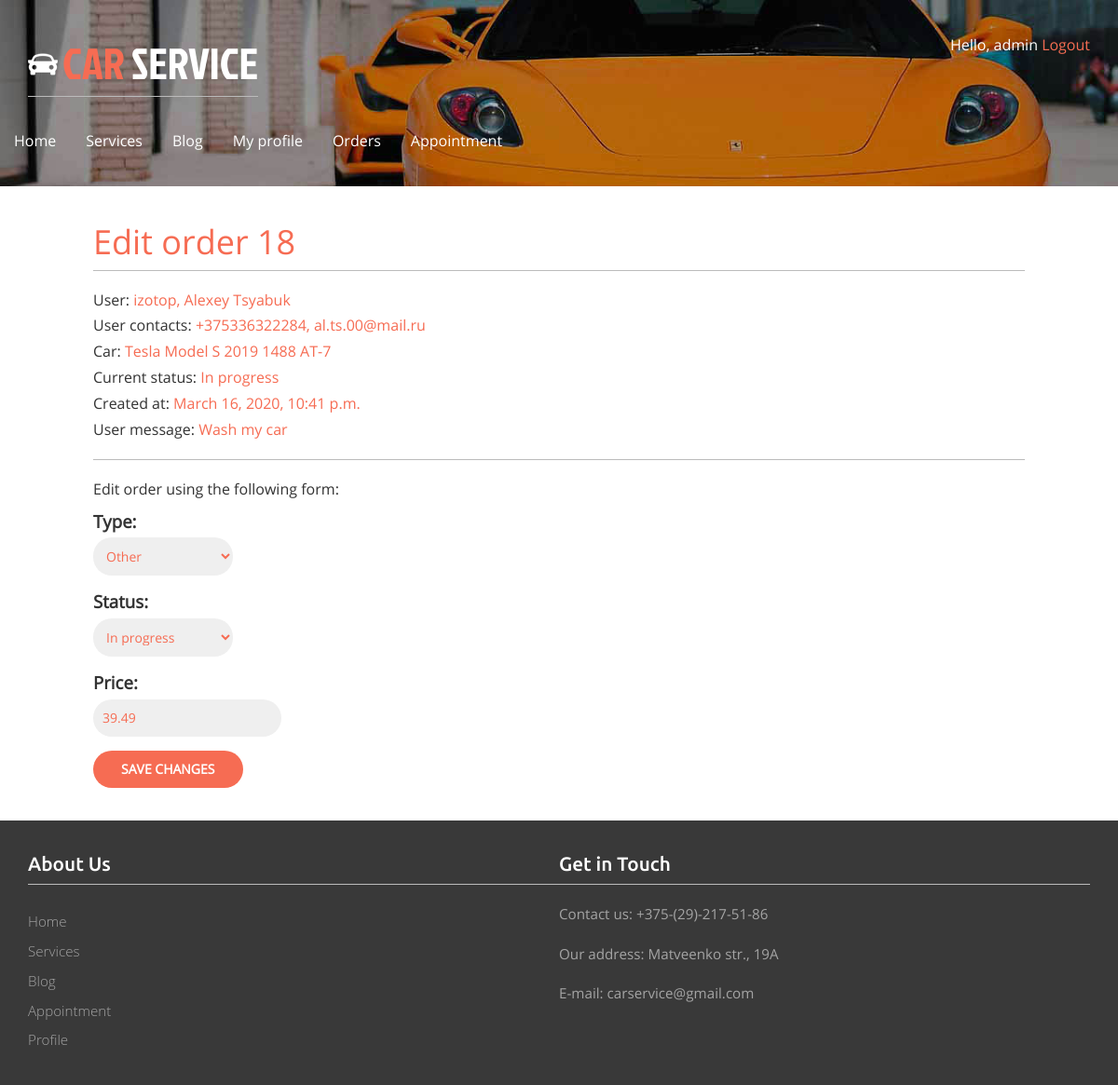
Page /orders/edit/18 (signed in) on the committed database.
### orders/models.py (models this page shows)
class Order(models.Model):
    WORK_TYPE_CHOICES = [
        ('Live support','Live support'),
        ('Repair service', 'Repair service'),
        ('Complete care', 'Complete care'),
        ('Spare parts', 'Spare parts'),
        ('Sales service', 'Sales service'),
        ('Tyre service', 'Tyre service'),
        ('Other', 'Other')
    ]
    STATUS_CHOICES = (
        ('Waiting', 'Waiting'),
        ('In progress', 'In progress'),
        ('Completed', 'Completed'),
        ('Cancelled', 'Canceled'),
    )
    user = models.ForeignKey(User, on_delete=models.CASCADE, related_name='orders')
    profile = models.ForeignKey(Profile, on_delete=models.CASCADE, related_name='user_orders')
    date = models.ForeignKey(OrderDate, on_delete=models.CASCADE, default=1, related_name='order_dates')
    car = models.ForeignKey(Car, on_delete=models.CASCADE, related_name='cars')
    type = models.CharField(choices=WORK_TYPE_CHOICES, max_length=50, default='Other')
    created_at = models.DateTimeField(auto_now_add=True)
    closed_at = models.DateTimeField(null=True)
    status = models.CharField(choices=STATUS_CHOICES, max_length=50, default='Waiting')
    price = models.FloatField(null=True)
    message = models.TextField(max_length=250)

### account/models.py (models this page shows, shortened)
class Profile(models.Model):
    user = models.OneToOneField(settings.AUTH_USER_MODEL, on_delete=models.CASCADE)
    date_of_birth = models.DateField(blank=True, null=True)
    photo = models.ImageField(upload_to='users/%Y/%m/%d/', blank=True)
    phone = models.CharField(blank=True, max_length=20)
    address = models.CharField(blank=True, max_length=100)

class Car(models.Model):
    user = models.ForeignKey(User, on_delete=models.CASCADE, related_name='car')
    make = models.CharField(max_length=50)
    model = models.CharField(max_length=100)
    year = models.IntegerField()
    vin = models.CharField(max_length=10)

### orders/views.py (the view)
# urls.py: path('edit/<int:order_id>', views.order_edit, name='order_edit')
@login_required
@staff_member_required
def order_edit(request, order_id):
    order = Order.objects.get(id=order_id)
    if request.method == 'POST':
        prev_status = order.status
        order_form = OrderAdminForm(instance=order, data=request.POST)
        if order_form.is_valid():
            if prev_status == 'Waiting' and request.POST['status'] == 'In progress':
                car_info = order.car.make + ' ' + order.car.model + ' ' + str(order.car.year) + ' ' + order.car.vin
                subject = 'Your request accepted'
                message = "Your request for {} accepted\
                          \nWe're waiting for you {} at {}\
                          \nType: {}\
                          \nYour message: {}\
                          \nExpected order cost: {}$\
                          \nAll information about your orders is avaliable in your profile: \
                          \n{}" \
                          .format(car_info, order.date.date, str(order.date.time)[:5], order.type, order.message, order.price, request.build_absolute_uri().replace('edit/'+str(order.id), ''))
                send_mail(subject, message, 'vladimir.gitsarev@gmail.com', [order.user.email])
            elif prev_status == 'In progress' and request.POST['status'] == 'Completed':
                order.closed_at = datetime.datetime.now()
                car_info = order.car.make + ' ' + order.car.model + ' ' + str(order.car.year) + ' ' + order.car.vin
                subject = 'Your order completed'
                message = "Your order for {} completed\
                          \nType: {}\
                          \nYour message: {}\
                          \nOrder cost: {}$\
                          \nAll information about your orders is avaliable in your profile: \
                          \n{}" \
                          .format(car_info, order.type, order.message, order.price, request.build_absolute_uri().replace('edit/'+str(order.id), ''))
                send_mail(subject, message, 'vladimir.gitsarev@gmail.com', [order.user.email])
            elif prev_status == 'Waiting' and request.POST['status'] == 'Cancelled':
                car_info = order.car.make + ' ' + order.car.model + ' ' + str(order.car.year) + ' ' + order.car.vin
                subject = 'Your order cancelled'
                message = "Your request for {} cancelled\
                          \nType: {}\
                          \nYour message: {}\
                          \nAll information about your orders is avaliable in your profile: \
                          \n{}" \
                          .format(car_info, order.type, order.message, request.build_absolute_uri().replace('edit/'+str(order.id), ''))
                send_mail(subject, message, 'vladimir.gitsarev@gmail.com', [order.user.email])
            order_form.save()
        return HttpResponseRedirect('/orders/')
    else:
        order_form = OrderAdminForm(instance=order)
        return render(request, 'order_edit.html', {'section':'order', 'order':order, 'order_form':order_form})

### orders/forms.py
class OrderAdminForm(forms.ModelForm):
    class Meta:
        model = Order
        fields = ('type', 'status', 'price')

### orders/templates/order_edit.html (shortened to what this page needs)
{% extends "base.html" %}
{% load static %}
{% block content %}
<h1>Edit order {{order.id}}</h1>
<div class="edit-order">
    <p>User: <span>{{order.user}}, {{order.user.first_name}} {{order.user.last_name}}</span></p>
    <p>User contacts: <span> {{order.profile.phone}}, {{order.user.email}} </span></p>
    <p>Car: <span>{{order.car.make}} {{order.car.model}} {{order.car.year}} {{order.car.vin}}</span></p>
    <p>Current status: <span>{{order.status}} </span></p>
    <p>Created at: <span>{{order.created_at}}</span></p>
    <p>User message: <span>{{order.message}}</span></p>
    <hr>
    <p>Edit order using the following form:</p>
    <form action="/orders/edit/{{order.id}}" method="post" enctype="multipart/form-data">
        {{ order_form.as_p }}
        <p><input type="submit" value="Save changes"></p>
    </form>
</div>
{% endblock %}

### account/templates/base.html (shortened to what this page needs)
{% load static %}
<!DOCTYPE html>
<html>
    <head>
        <link href="{% static "css/bootstrap.css" %}" rel='stylesheet' type='text/css' />
        <link href="{% static "css/style.css" %}" rel='stylesheet' type='text/css' />
        <link href="{% static "css/font-awesome/css/all.css" %}" rel="stylesheet" type='text/css'/>
    </head>
    <body>
        <div class="banner banner2">
            <div class="container">
                <div class="header">
                    <div class="logo">
                        <h1><a href="{% url "main" %}"><img src="{% static "images/car.png" %}" alt=""/>CAR <span>SERVICE</span></a></h1>
                    </div>
                    <div class="top_details">
                        <p>
                            {% if request.user.is_authenticated %}
                             Hello, {{ request.user.username }}<a href="{% url "logout" %}"> Logout</a>
                            {% else %}<a href="{% url "login" %}">Log-in</a>{% endif %}
                        </p>
                    </div>
                    <div class="clearfix"></div>
                </div>
                <nav class="navbar navbar-default">
                    <div class="collapse navbar-collapse nav-wil" id="bs-example-navbar-collapse-1">
                        <ul class="nav navbar-nav">
                            <li {% if section == "main" %} class="active"{% endif %}><a href="/main/">Home</a></li>
                            <li {% if section == "services" %} class="active"{% endif %}><a href="{% url "services" %}">Services</a></li>
                            <li {% if section == "blog" %} class="active"{% endif %}><a href="/blog/">Blog</a></li>
                            <li {% if section == "profile" %} class="active"{% endif %}><a href="{% url "profile" %}">My profile</a></li>
                            <li {% if section == "orders" %} class="active"{% endif %}><a href="/orders/">Orders</a></li>
                            <li {% if section == "appointment" %} class="active"{% endif %}><a href="/orders/appointment">Appointment</a></li>
                        </ul>
                    </div>
                 </nav>
            </div>
        </div>
        <div id="content">
        {% block content %}{% endblock %}
        </div>
        <div class="footer2">
            <div class="container">
            <div class="ftr2-grids">
              <div class="col-md-6 ftr2-grid1">
                 <h3>About Us</h3>
                 <ul>
                    <li><a href="about.html">Home</a></li>
                    <li><a href="services.html">Services</a></li>
                    <li><a href="blog.html">Blog</a></li>
                    <li><a href="gallery.html">Appointment</a></li>
                    <li><a href="contact.html">Profile</a></li>
                 </ul>
             </div>
             <div class="col-md-6 ftr6-grid3">
                 <h3>Get in Touch</h3>
                <p>Contact us: +375-(29)-217-51-86</p>
                <p>Our address: Matveenko str., 19A</p>
                <p>E-mail: carservice@gmail.com</p>
             </div>
             <div class="clearfix"></div>
        </div>

### account/static/css/style.css (style rules this page uses)
h4, h5, h6, h1, h2, h3 { border-bottom:1px solid #bbb; padding:0 0 10px 0; margin:20px 0 20px 0; color:#f66c53; }
ul, ol { margin: 0; padding:0; }
p { margin: 5px 0px; font-size: 12pt; }
.navbar-nav { margin: -15px; margin-bottom: 10px; }
select { width: 15%; }
html, body { font-family: 'OpenSans-Regular'; font-size: 100%; background: #ffffff; }
hr { background-color: #bbb; height: 1px; }
.info span, .car span, .order span, .edit-order span, .search span { color:#f66c53; }
h1 { border-bottom:1px solid #bbb; padding:0 0 10px 0; margin:10px 0 20px 0; color:#f66c53; }
input[type=submit], button, a.button { font-weight:bold; background:#f66c53; color:#fff; padding: 10px 30px; font-size:14px; text-transform:uppercase; border: 0; border-radius: 20px; margin: 0px 0px; }
#content { padding: 30px 100px ; }
form { overflow:auto; }
form p { width:100%; overflow:auto; font-size: 14pt; }
label { float:left; clear:both; color:#333; margin-bottom:4px; }
input[type="text"], input[type="password"], input[type="email"], input[type="file"], input[type="number"], textarea, select { clear:both; float:left; margin:0 0 10px; background:#efefef; border:0; font-size:14px; border-radius: 20px; padding: 10px 10px; border: 0px solid #f66c53; color:#f66c53; }
body a { transition:0.5s all; -webkit-transition:0.5s all; -moz-transition:0.5s all; -o-transition:0.5s all; -ms-transition:0.5s all; text-decoration: none; color: #f66c53; }
.banner { background:url(../images/bg3.jpg) no-repeat 0px -120px; background-size:cover; min-height:800px; }
.header { margin-top:2em; }
.logo { float:left; }
.logo h1 a { color:#F66C53; text-decoration:none; font-family:'JockeyOne-Regular'; font-size:1.3em; }
.logo h1 a img { margin-right:5px; vertical-align:initial; }
.logo h1 a span { color:#fff; }
.top_details { float:right; }
.top_details p { color:#fff; margin-bottom:0.5em; }
.navbar-default { background:none; border:none; }
.navbar-default ul li { display:inline-block; }
.navbar-default ul li a { display:block; color:#fff; text-decoration:none; padding:0 2em 0 0; }
.navbar-default .navbar-nav > li > a { color:#fff; }
.navbar-collapse { padding:0; }
.navbar { margin:2em 0; }
.footer2 { background:#393939; padding-bottom: 1em; }
.ftr2-grid1 { padding:1em 0; }
.ftr6-grid3 { padding: 1em 0; }
.ftr2-grid1 h3 { color:#fff; font-size:1.3em; font-weight:300; font-family: 'Ubuntu-Medium'; }
.ftr2-grid1 ul { margin:1.5em 0 0em 0; }
.ftr2-grid1 ul li { display:block; }
.ftr2-grid1 ul li a { display:block; padding:5px 0; color:#a4a4a4; font-size:0.95em; font-weight:300; text-decoration:none; font-family: 'Open Sans', sans-serif; }
.ftr6-grid3 h3 { color: #fff; font-size: 1.3em; font-family: 'Ubuntu-Medium'; }
.ftr6-grid3 p { margin-top:1.3em; color:#a4a4a4; font-size:0.95em; line-height:1.5em; }
.banner2 { background: url(../images/bg3.jpg) no-repeat 0px -375px; background-size: cover; min-height: 200px; max-height: 200px; }

### rows in the picture
Order: id "18", user "izotop", user.first_name "Alexey", user.last_name "Tsyabuk", profile.phone "+375336322284", user.email "al.ts.00@mail.ru", car.make "Tesla", car.model "Model S", car.year "2019", car.vin "1488 AT-7", status "In progress", created_at "March 16, 2020, 10:41 p.m.", message "Wash my car"

### other values in the picture
{{ request.user.username }} "admin"
